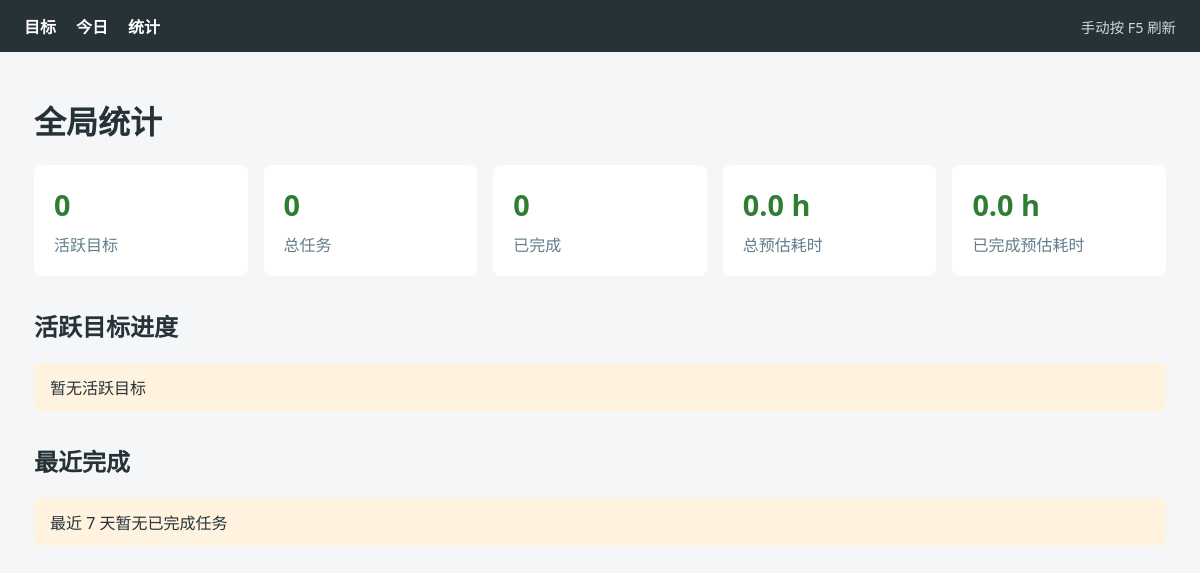
The app's page /stats, older data.
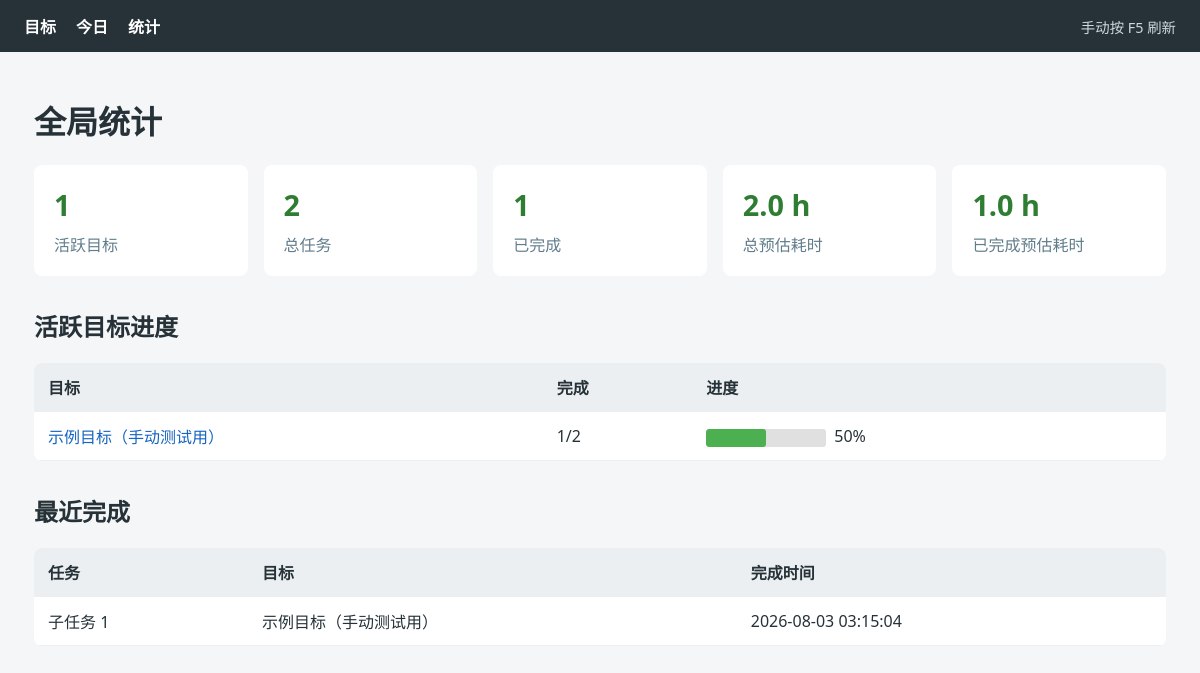
The same page, newer data.
### tables this page shows
CREATE TABLE goals (
  slug TEXT PRIMARY KEY,
  name TEXT NOT NULL,
  description TEXT,
  status TEXT NOT NULL DEFAULT 'active',
  total_tasks INTEGER DEFAULT 0,
  completed_tasks INTEGER DEFAULT 0,
  created_at TEXT NOT NULL,
  updated_at TEXT NOT NULL
);

CREATE TABLE tasks (
  id TEXT PRIMARY KEY,
  goal_slug TEXT NOT NULL,
  sequence INTEGER NOT NULL,
  title TEXT NOT NULL,
  description TEXT,
  estimated_hours REAL,
  depends_on TEXT,
  status TEXT NOT NULL DEFAULT 'pending',
  last_reminded_at TEXT,
  completed_at TEXT,
  created_at TEXT NOT NULL,
  updated_at TEXT NOT NULL,
  FOREIGN KEY (goal_slug) REFERENCES goals(slug)
);

### dashboard/app.py (the view)
    @flask_app.get("/stats")
    def stats():
        return render_template("stats.html", view=_stats_view())

### dashboard/app.py (called while the page is built)
def _progress(total: int, completed: int) -> int:
    return int(round(completed * 100 / total)) if total else 0

def _goal_row(goal: dict) -> dict:
    tasks = db.list_tasks(goal_slug=goal["slug"])
    completed = sum(task["status"] == "done" for task in tasks)
    current = next(
        (task for task in tasks if task["status"] == "in_progress"),
        None,
    )
    return {
        "goal": goal,
        "total": len(tasks),
        "completed": completed,
        "progress": _progress(len(tasks), completed),
        "current": current,
    }

def _format_timestamp(value: str | None) -> str:
    return value.replace("T", " ") if value else "—"

### scripts/db.py (called while the page is built)
def get_conn() -> sqlite3.Connection:
    conn = sqlite3.connect(DB_PATH)
    conn.row_factory = sqlite3.Row
    conn.execute("PRAGMA foreign_keys = ON")
    return conn

def _row_to_dict(row: sqlite3.Row) -> dict:
    return {k: row[k] for k in row.keys()}

def get_goal(slug: str) -> dict | None:
    with get_conn() as conn:
        row = conn.execute("SELECT * FROM goals WHERE slug = ?", (slug,)).fetchone()
        return _row_to_dict(row) if row else None

### dashboard/templates/stats.html (shortened to what this page needs)
{% extends "base.html" %}
{% block content %}
  <h1>全局统计</h1>
  <section class="stat-grid">
    <article class="stat-card"><strong>{{ view.active_goals }}</strong><span>活跃目标</span></article>
    <article class="stat-card"><strong>{{ view.total_tasks }}</strong><span>总任务</span></article>
    <article class="stat-card"><strong>{{ view.completed_tasks }}</strong><span>已完成</span></article>
    <article class="stat-card"><strong>{{ "%.1f"|format(view.estimated_hours) }} h</strong><span>总预估耗时</span></article>
    <article class="stat-card"><strong>{{ "%.1f"|format(view.completed_estimated_hours) }} h</strong><span>已完成预估耗时</span></article>
  </section>
  <h2>活跃目标进度</h2>
  {% if view.goal_rows %}
    <div class="table-wrap">
      <table>
        <thead><tr><th>目标</th><th>完成</th><th>进度</th></tr></thead>
        <tbody>
          {% for row in view.goal_rows %}
            <tr>
              <td><a href="{{ url_for('goal_detail', slug=row.goal.slug) }}">{{ row.goal.name }}</a></td>
              <td>{{ row.completed }}/{{ row.total }}</td>
              <td class="progress-cell"><div class="progress"><div class="fill" style="width: {{ row.progress }}%"></div></div><span>{{ row.progress }}%</span></td>
            </tr>
          {% endfor %}
        </tbody>
      </table>
    </div>
  {% else %}
    <p class="notice">暂无活跃目标</p>
  {% endif %}
  <h2>最近完成</h2>
  {% if view.recent %}
    <div class="table-wrap">
      <table>
        <thead><tr><th>任务</th><th>目标</th><th>完成时间</th></tr></thead>
        <tbody>
          {% for row in view.recent %}
            <tr><td>{{ row.task.title }}</td><td>{{ row.goal.name }}</td><td>{{ row.completed }}</td></tr>
          {% endfor %}
        </tbody>
      </table>
    </div>
  {% else %}
    <p class="notice">最近 7 天暂无已完成任务</p>
  {% endif %}
{% endblock %}

Row changes from the older to the newer data that the page shows:
added goals: goal.name "示例目标（手动测试用）", goal.name "示例目标（手动测试用）"
added tasks: task "子任务 1"
Text that changed along with them:
{{ view.active_goals }}: "0" → "1"
{{ view.total_tasks }}: "0" → "2"
{{ view.completed_tasks }}: "0" → "1"
{{ "%.1f"|format(view.estimated_hours) }}: "0.0" → "2.0"
{{ "%.1f"|format(view.completed_estimated_hours) }}: "0.0" → "1.0"
text no longer shown: "暂无活跃目标 最近 7 天暂无已完成任务"
text now shown: "目标 完成 进度 任务 目标 完成时间"
new list line: "1 / 2 50 %"
new list line: "2026-08-03 03:15:04"
